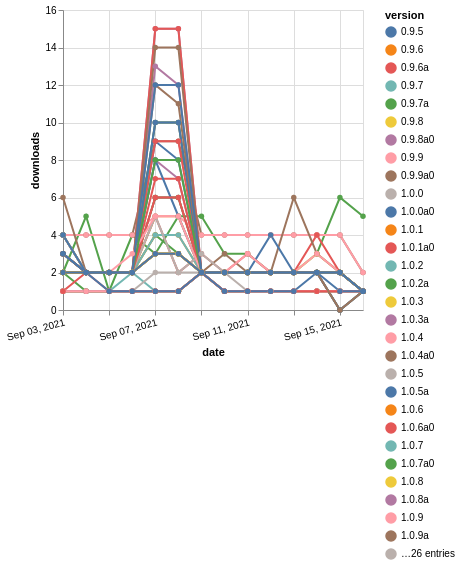

Specify this chart in Vega-Lite:
### Vega-Lite specification from a JSON file in a GitHub repository (floating-point values rounded to 4 significant figures; data arrays with more than 128 entries replaced by an {"elided": "..."} marker saying what was removed)
{"$schema": "https://vega.github.io/schema/vega-lite/v5.json", "description": "A simple bar chart with embedded data.", "data": {"values": {"elided": "770 records"}}, "width": "container", "mark": {"type": "line", "point": {"filled": true}}, "encoding": {"x": {"field": "date", "type": "temporal", "timeUnit": "yearmonthdate", "title": "date", "axis": {"labelAngle": -15}}, "y": {"field": "delta", "type": "quantitative", "title": "downloads"}, "color": {"field": "version", "type": "nominal"}, "tooltip": {"field": "delta"}}}
